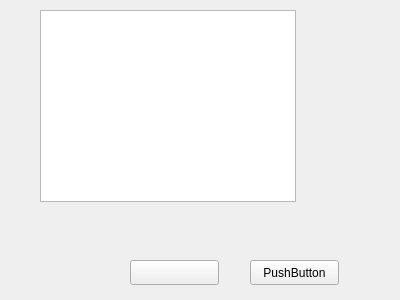
<?xml version="1.0" encoding="UTF-8"?>
<ui version="4.0">
 <class>Form</class>
 <widget class="QWidget" name="Form">
  <property name="geometry">
   <rect>
    <x>0</x>
    <y>0</y>
    <width>400</width>
    <height>300</height>
   </rect>
  </property>
  <property name="windowTitle">
   <string>Form</string>
  </property>
  <widget class="QPushButton" name="pushButton">
   <property name="geometry">
    <rect>
     <x>130</x>
     <y>260</y>
     <width>89</width>
     <height>25</height>
    </rect>
   </property>
   <property name="text">
    <string/>
   </property>
  </widget>
  <widget class="QPushButton" name="pushButton_2">
   <property name="geometry">
    <rect>
     <x>250</x>
     <y>260</y>
     <width>89</width>
     <height>25</height>
    </rect>
   </property>
   <property name="text">
    <string>PushButton</string>
   </property>
  </widget>
  <widget class="QTextBrowser" name="textBrowser">
   <property name="geometry">
    <rect>
     <x>40</x>
     <y>10</y>
     <width>256</width>
     <height>192</height>
    </rect>
   </property>
  </widget>
 </widget>
 <resources/>
 <connections/>
</ui>
